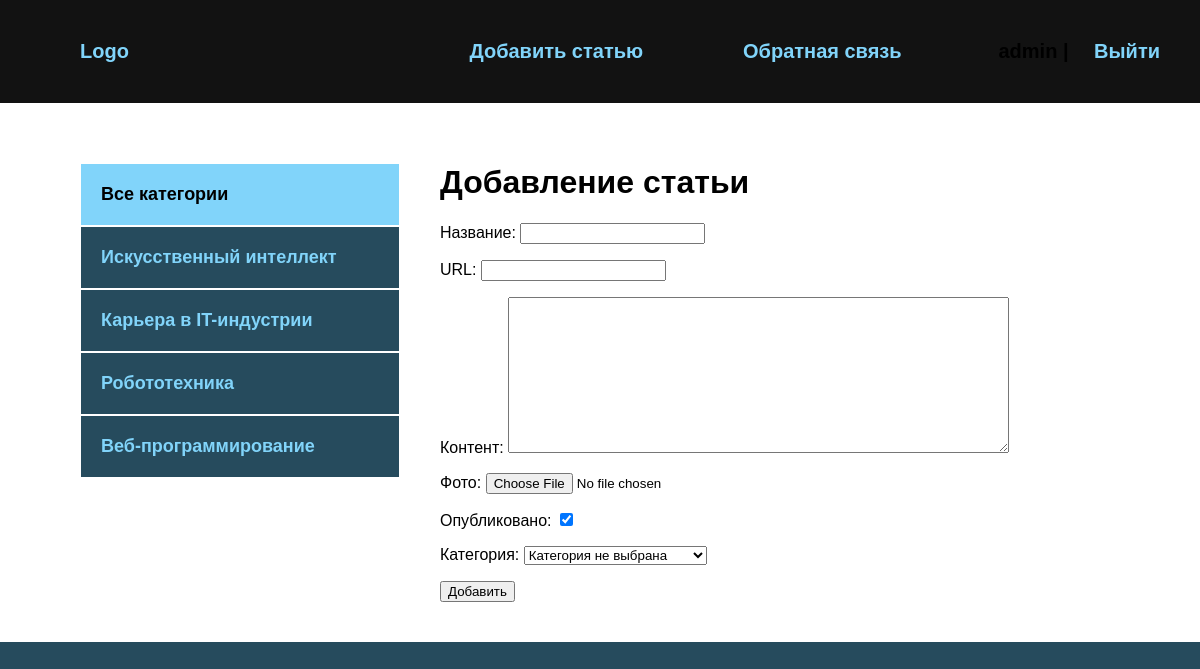
Screenshot of /addpage/ (signed in) with the database file from the repository.
### blog/models.py (models this page shows)
class Category(models.Model):
    name = models.CharField(max_length=255, verbose_name='Категория')
    slug = models.SlugField(max_length=255, unique=True, verbose_name='URL')
    def __str__(self):
        return self.name
    def get_absolute_url(self):
        return reverse('category', kwargs={'cat_slug': self.slug})
    class Meta:
        verbose_name = "Категорию"
        verbose_name_plural = "Категории"

### blog/views.py (the view)
# urls.py: path('addpage/', AddPage.as_view(), name='add_page'),
class AddPage(LoginRequiredMixin, DataMixin, CreateView):
    form_class = AddPostForm
    template_name = 'blog/addpage.html'
    success_url = reverse_lazy('index')
    login_url = reverse_lazy('index')
    def get_context_data(self, *, object_list=None, **kwargs):
        context = super().get_context_data(**kwargs)
        c_def = self.get_user_context(title='Добавление статьи')
        return dict(list(context.items()) + list(c_def.items()))

### blog/forms.py (shortened to what this page needs)
class AddPostForm(forms.ModelForm):
    def __init__(self, *args, **kwargs):
        super().__init__(*args, **kwargs)
        self.fields['cat'].empty_label = 'Категория не выбрана'
    class Meta:
        model = Blog
        fields = ['title', 'slug', 'content', 'photo', 'is_published', 'cat']
        widgets = {
            'title': forms.TextInput(attrs={'class': 'form-input'}),
            'slug': forms.TextInput(attrs={'class': 'form-input'}),
            'content': forms.Textarea(attrs={'cols': 60, 'rows': 10, 'class': 'form-input'})
        }

### blog/utils.py (called while the page is built)
    def get_user_context(self, **kwargs):
        context = kwargs
        cats = Category.objects.annotate(Count('blog'))
        user_menu = menu.copy()
        if not self.request.user.is_authenticated:
            user_menu.pop(0)
        context['menu'] = user_menu
        context['cats'] = cats
        if 'cat_selected' not in context:
            context['cat_selected'] = 0
        return context

### blog/templates/blog/addpage.html (shortened to what this page needs)
{% extends 'blog/base.html' %}
{% block content %}
<h1>{{ title }}</h1>
<form action="{% url 'add_page' %}" method="post" enctype="multipart/form-data">
    {{ form.as_p }}
    <button>Добавить</button>
</form>
{% endblock %}

### blog/templates/blog/base.html (shortened to what this page needs)
{% load static %}
{% load blog_tags %}
<!DOCTYPE html>
<html lang="en">
<head>
    <link rel="stylesheet" href="{% static 'css/style.css' %}">
</head>
<body>
    <div class="header">
        <div class="wrap">
            <ul class="mainmenu">
                <li class="logo"><a href="{% url 'index' %}">Logo</a></li>
                {% for m in menu %}
                <li class="last"><a href="{% url m.url_name %}">{{ m.title }}</a></li>
                {% endfor %}
                {% if request.user.is_authenticated %}
                <li class="last">{{ user.username }} | <a href="{% url 'logout' %}">Выйти</a></li>
                {% else %}
                <li class="last"><a href="{% url 'register' %}">Регистрация</a> |
                    <a href="{% url 'login' %}">Войти</a></li>
                {% endif %}
            </ul>
        </div>
    </div>
    <div class="content">
        <div class="wrap">
            <div class="sidebar">
                <ul>
                    {% if cat_selected == 0 %}
                    <li class="selected">Все категории</li>
                    {% else %}
                    <li><a href="{% url 'index' %}">Все категории</a></li>
                    {% endif %}
                    {% for c in cats %}
                        {% if c.blog__count > 0 %}
                            {% if c.pk == cat_selected %}
                            <li class="selected">{{ c.name }}</li>
                            {% else %}
                            <li><a href="{{ c.get_absolute_url }}">{{ c.name }}</a></li>
                            {% endif %}
                        {% endif %}
                    {% endfor %}
                </ul>
            </div>
            <div class="main">
                {% block content %}
                {% endblock %}
            </div>
        </div>
    </div>
</body>
</html>

### blog/static/css/style.css (style rules this page uses)
body { margin: 0; padding: 0; background: #264b5d; font-family: Verdana, Geneva, Tahoma, sans-serif; }
.wrap { max-width: 1200px; margin: 0 auto; }
.content .wrap { background: #FFF; padding: 40px; box-sizing: border-box; display: flex; }
ul { list-style: none; }
a { color: #81d4fa; text-decoration: none; padding: 20px; }
.header { background: #121212; padding: 20px; }
.mainmenu { display: flex; align-items: center; font-size: 20px; font-weight: bold; }
.logo { flex-basis: 40%; }
.last { flex-basis: 30%; text-align: right; }
.sidebar ul { width: 320px; margin-right: 40px; margin-top: 20px; }
.sidebar a { padding: 20px; display: block; border: 1px solid #FFF; background: #264b5d; font-weight: bold; font-size: 18px; }
.selected { font-size: 18px; padding: 20px; border: 1px solid #FFF; font-weight: bold; background: #81d4fa; }

### rows the page displays
Category: name "Искусственный интеллект"
Category: name "Карьера в IT-индустрии"
Category: name "Робототехника"
Category: name "Веб-программирование"

### other values shown
{{ m.title }} "Добавить статью" "Обратная связь"
{{ title }} "Добавление статьи"
